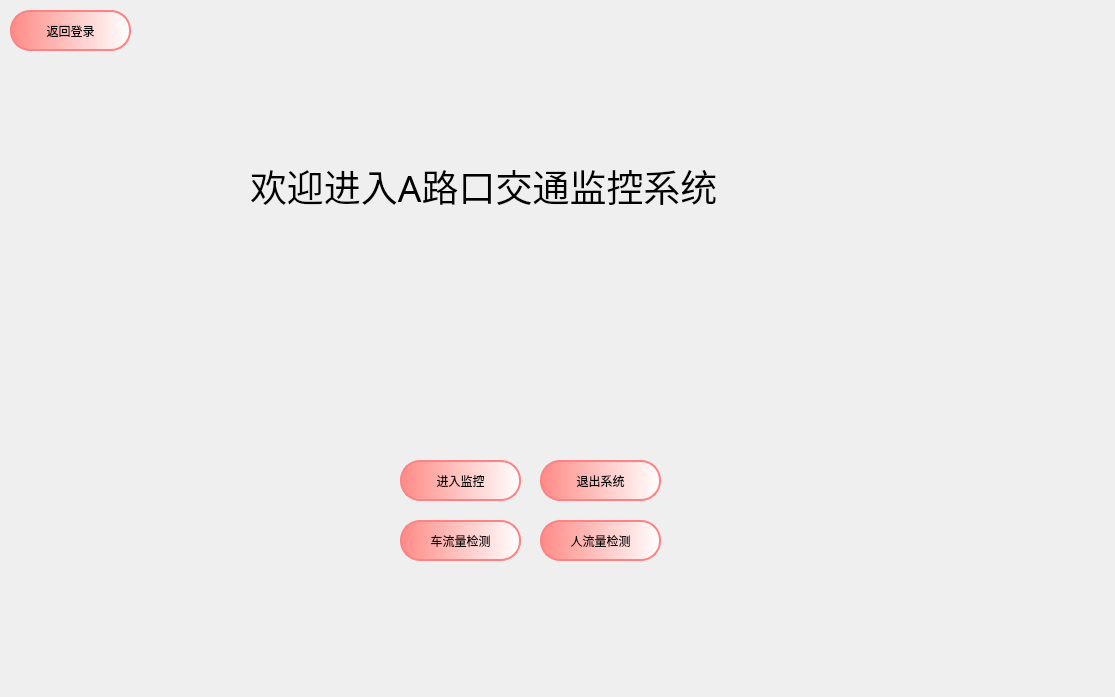
<?xml version="1.0" encoding="UTF-8"?>
<ui version="4.0">
 <class>Dialog</class>
 <widget class="QDialog" name="Dialog">
  <property name="geometry">
   <rect>
    <x>0</x>
    <y>0</y>
    <width>1115</width>
    <height>697</height>
   </rect>
  </property>
  <property name="font">
   <font>
    <family>Arial Narrow</family>
    <weight>50</weight>
    <italic>false</italic>
    <bold>false</bold>
   </font>
  </property>
  <property name="mouseTracking">
   <bool>false</bool>
  </property>
  <property name="windowTitle">
   <string>Dialog</string>
  </property>
  <widget class="QLabel" name="label2">
   <property name="geometry">
    <rect>
     <x>250</x>
     <y>110</y>
     <width>621</width>
     <height>151</height>
    </rect>
   </property>
   <property name="font">
    <font>
     <family>Agency FB</family>
     <pointsize>28</pointsize>
     <weight>50</weight>
     <italic>false</italic>
     <bold>false</bold>
    </font>
   </property>
   <property name="text">
    <string>欢迎进入A路口交通监控系统</string>
   </property>
  </widget>
  <widget class="QPushButton" name="pushButton">
   <property name="geometry">
    <rect>
     <x>400</x>
     <y>460</y>
     <width>121</width>
     <height>41</height>
    </rect>
   </property>
   <property name="styleSheet">
    <string notr="true">QPushButton {
    background-color: qlineargradient(spread:repeat, x1:0, y1:0, x2:1, y2:0, stop:0 rgba(255, 139, 134, 255), stop:1 rgba(255, 255, 255, 255));
    border: 2px solid rgb(255, 183, 184);
    border-color: rgb(255, 130, 132);
    border-radius: 20px; /* 设置圆角半径，数值可根据按钮大小调整 */
}

QPushButton:hover {
    background-color: rgb(255, 174, 175); /* 设置鼠标悬停时的背景颜色 */
    border: 2px solid rgb(255, 110, 112); /* 设置鼠标悬停时的边框颜色 */
    color: black; /* 设置鼠标悬停时的文本颜色 */
    box-shadow: 5px 5px 10px rgba(0, 0, 0, 0.3); /* 设置鼠标悬停时的阴影效果 */
    cursor: pointer; /* 设置鼠标悬停时的指针样式 */
}</string>
   </property>
   <property name="text">
    <string>进入监控</string>
   </property>
  </widget>
  <widget class="QPushButton" name="pushButton_4">
   <property name="geometry">
    <rect>
     <x>540</x>
     <y>460</y>
     <width>121</width>
     <height>41</height>
    </rect>
   </property>
   <property name="styleSheet">
    <string notr="true">QPushButton {
    background-color: qlineargradient(spread:repeat, x1:0, y1:0, x2:1, y2:0, stop:0 rgba(255, 139, 134, 255), stop:1 rgba(255, 255, 255, 255));
    border: 2px solid rgb(255, 183, 184);
    border-color: rgb(255, 130, 132);
    border-radius: 20px; /* 设置圆角半径，数值可根据按钮大小调整 */
}

QPushButton:hover {
    background-color: rgb(255, 174, 175); /* 设置鼠标悬停时的背景颜色 */
    border: 2px solid rgb(255, 110, 112); /* 设置鼠标悬停时的边框颜色 */
    color: black; /* 设置鼠标悬停时的文本颜色 */
    box-shadow: 5px 5px 10px rgba(0, 0, 0, 0.3); /* 设置鼠标悬停时的阴影效果 */
    cursor: pointer; /* 设置鼠标悬停时的指针样式 */
}</string>
   </property>
   <property name="text">
    <string>退出系统</string>
   </property>
  </widget>
  <widget class="QPushButton" name="pushButton_2">
   <property name="geometry">
    <rect>
     <x>400</x>
     <y>520</y>
     <width>121</width>
     <height>41</height>
    </rect>
   </property>
   <property name="styleSheet">
    <string notr="true">QPushButton {
    background-color: qlineargradient(spread:repeat, x1:0, y1:0, x2:1, y2:0, stop:0 rgba(255, 139, 134, 255), stop:1 rgba(255, 255, 255, 255));
    border: 2px solid rgb(255, 183, 184);
    border-color: rgb(255, 130, 132);
    border-radius: 20px; /* 设置圆角半径，数值可根据按钮大小调整 */
}

QPushButton:hover {
    background-color: rgb(255, 174, 175); /* 设置鼠标悬停时的背景颜色 */
    border: 2px solid rgb(255, 110, 112); /* 设置鼠标悬停时的边框颜色 */
    color: black; /* 设置鼠标悬停时的文本颜色 */
    box-shadow: 5px 5px 10px rgba(0, 0, 0, 0.3); /* 设置鼠标悬停时的阴影效果 */
    cursor: pointer; /* 设置鼠标悬停时的指针样式 */
}</string>
   </property>
   <property name="text">
    <string>车流量检测</string>
   </property>
  </widget>
  <widget class="QPushButton" name="pushButton_3">
   <property name="geometry">
    <rect>
     <x>540</x>
     <y>520</y>
     <width>121</width>
     <height>41</height>
    </rect>
   </property>
   <property name="styleSheet">
    <string notr="true">QPushButton {
    background-color: qlineargradient(spread:repeat, x1:0, y1:0, x2:1, y2:0, stop:0 rgba(255, 139, 134, 255), stop:1 rgba(255, 255, 255, 255));
    border: 2px solid rgb(255, 183, 184);
    border-color: rgb(255, 130, 132);
    border-radius: 20px; /* 设置圆角半径，数值可根据按钮大小调整 */
}

QPushButton:hover {
    background-color: rgb(255, 174, 175); /* 设置鼠标悬停时的背景颜色 */
    border: 2px solid rgb(255, 110, 112); /* 设置鼠标悬停时的边框颜色 */
    color: black; /* 设置鼠标悬停时的文本颜色 */
    box-shadow: 5px 5px 10px rgba(0, 0, 0, 0.3); /* 设置鼠标悬停时的阴影效果 */
    cursor: pointer; /* 设置鼠标悬停时的指针样式 */
}</string>
   </property>
   <property name="text">
    <string>人流量检测</string>
   </property>
  </widget>
  <widget class="QLabel" name="label">
   <property name="geometry">
    <rect>
     <x>370</x>
     <y>440</y>
     <width>371</width>
     <height>161</height>
    </rect>
   </property>
   <property name="styleSheet">
    <string notr="true">QLabel {
	
	
	
	
    
	
    
	border-color: rgb(255, 205, 208);
    
     border-radius: 25px;
}</string>
   </property>
   <property name="text">
    <string/>
   </property>
  </widget>
  <widget class="QPushButton" name="pushButton_5">
   <property name="geometry">
    <rect>
     <x>10</x>
     <y>10</y>
     <width>121</width>
     <height>41</height>
    </rect>
   </property>
   <property name="styleSheet">
    <string notr="true">QPushButton {
    background-color: qlineargradient(spread:repeat, x1:0, y1:0, x2:1, y2:0, stop:0 rgba(255, 139, 134, 255), stop:1 rgba(255, 255, 255, 255));
    border: 2px solid rgb(255, 183, 184);
    border-color: rgb(255, 130, 132);
    border-radius: 20px; /* 设置圆角半径，数值可根据按钮大小调整 */
}

QPushButton:hover {
    background-color: rgb(255, 174, 175); /* 设置鼠标悬停时的背景颜色 */
    border: 2px solid rgb(255, 110, 112); /* 设置鼠标悬停时的边框颜色 */
    color: black; /* 设置鼠标悬停时的文本颜色 */
    box-shadow: 5px 5px 10px rgba(0, 0, 0, 0.3); /* 设置鼠标悬停时的阴影效果 */
    cursor: pointer; /* 设置鼠标悬停时的指针样式 */
}</string>
   </property>
   <property name="text">
    <string>返回登录</string>
   </property>
  </widget>
  <zorder>label</zorder>
  <zorder>label2</zorder>
  <zorder>pushButton</zorder>
  <zorder>pushButton_4</zorder>
  <zorder>pushButton_2</zorder>
  <zorder>pushButton_3</zorder>
  <zorder>pushButton_5</zorder>
 </widget>
 <resources/>
 <connections>
  <connection>
   <sender>pushButton</sender>
   <signal>clicked()</signal>
   <receiver>Dialog</receiver>
   <slot>goin()</slot>
   <hints>
    <hint type="sourcelabel">
     <x>140</x>
     <y>575</y>
    </hint>
    <hint type="destinationlabel">
     <x>539</x>
     <y>348</y>
    </hint>
   </hints>
  </connection>
  <connection>
   <sender>pushButton_2</sender>
   <signal>clicked()</signal>
   <receiver>Dialog</receiver>
   <slot>goin2()</slot>
   <hints>
    <hint type="sourcelabel">
     <x>400</x>
     <y>575</y>
    </hint>
    <hint type="destinationlabel">
     <x>539</x>
     <y>348</y>
    </hint>
   </hints>
  </connection>
  <connection>
   <sender>pushButton_3</sender>
   <signal>clicked()</signal>
   <receiver>Dialog</receiver>
   <slot>goin3()</slot>
   <hints>
    <hint type="sourcelabel">
     <x>670</x>
     <y>575</y>
    </hint>
    <hint type="destinationlabel">
     <x>539</x>
     <y>348</y>
    </hint>
   </hints>
  </connection>
  <connection>
   <sender>pushButton_4</sender>
   <signal>clicked()</signal>
   <receiver>Dialog</receiver>
   <slot>close()</slot>
   <hints>
    <hint type="sourcelabel">
     <x>930</x>
     <y>575</y>
    </hint>
    <hint type="destinationlabel">
     <x>539</x>
     <y>348</y>
    </hint>
   </hints>
  </connection>
  <connection>
   <sender>pushButton_5</sender>
   <signal>clicked()</signal>
   <receiver>Dialog</receiver>
   <slot>goback()</slot>
   <hints>
    <hint type="sourcelabel">
     <x>70</x>
     <y>30</y>
    </hint>
    <hint type="destinationlabel">
     <x>557</x>
     <y>348</y>
    </hint>
   </hints>
  </connection>
 </connections>
 <slots>
  <slot>goin()</slot>
  <slot>goin2()</slot>
  <slot>goin3()</slot>
  <slot>goin4()</slot>
  <slot>goback()</slot>
 </slots>
</ui>
